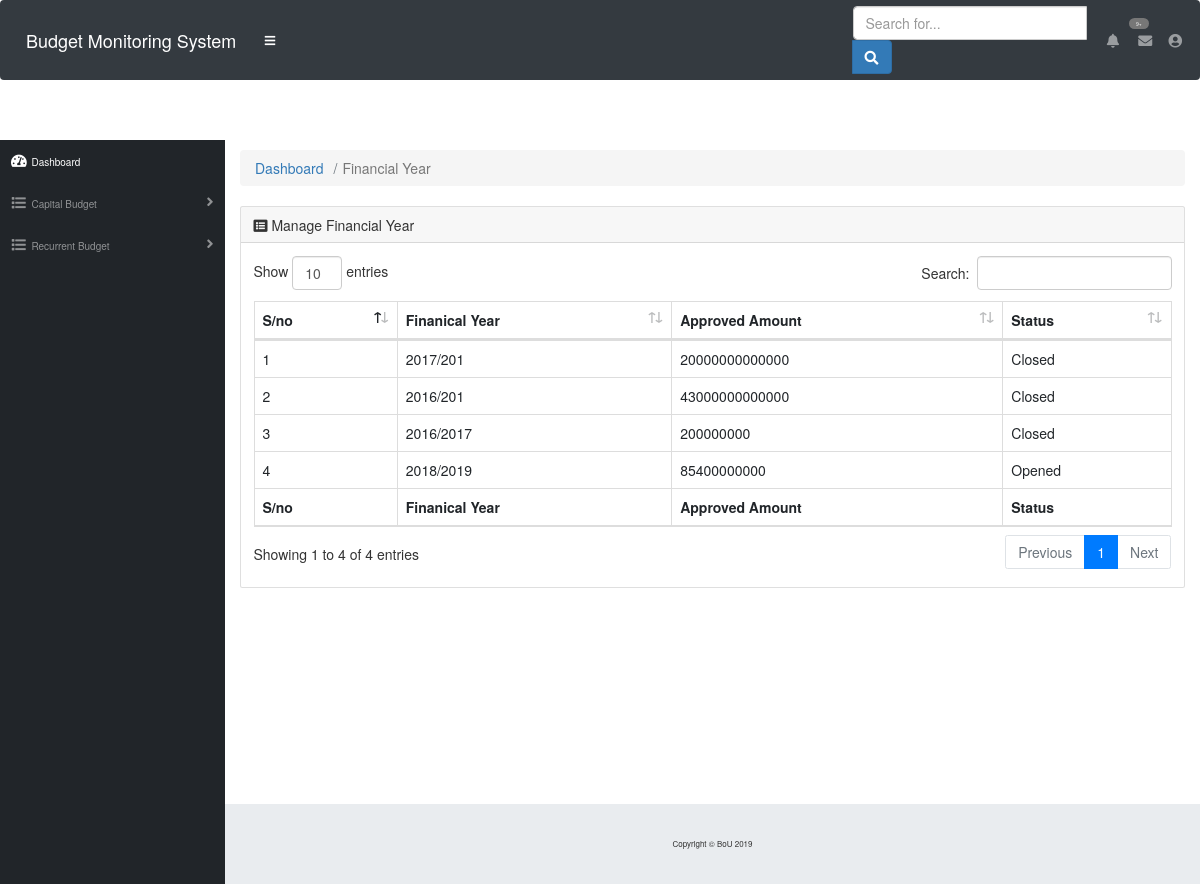
The page /BudgetViewer/manageFy.php on the database its author committed.
### tables this page shows
CREATE TABLE `financial_year` (
  `FY_id` int(11) NOT NULL,
  `FinancialYear` varchar(200) NOT NULL,
  `approvedAmount` varchar(200) NOT NULL,
  `Status` varchar(200) NOT NULL,
  `createdDate` timestamp NOT NULL DEFAULT CURRENT_TIMESTAMP
);

### BudgetViewer/manageFy.php (the view, shortened to what this page needs)
 <?php
 include('include/mainheader.php');
 include('include/config.php');
?>
<div id="content-wrapper">
      <div class="container-fluid">
        <ol class="breadcrumb">
          <li class="breadcrumb-item">
            <a href="dashboard.php">Dashboard</a>
          </li>
          <li class="breadcrumb-item active">Financial Year</li>
        </ol>
        <div class="card mb-3">
          <div class="card-header">
            <i class="fas fa-list-alt"></i>
            Manage Financial Year</div>
          <div class="card-body">
            <div class="table-responsive">
              <table class="table table-bordered" id="dataTable" width="100%" cellspacing="0">
                <thead>
                  <tr>
                    <th>S/no</th>
                    <th>Finanical Year </th>
                    <th>Approved Amount</th>
                    <th>Status</th>
                  </tr>
                </thead>
                <tfoot>
                  <tr>
                    <th>S/no</th>
                    <th>Finanical Year </th>
                    <th>Approved Amount</th>
                    <th>Status</th>
                  </tr>
                </tfoot>
                <?php
                 $fetch = "select * from  financial_year";
                $query=$db->query($fetch);
                while ($row =$query->fetch_assoc()) {
                  echo
                  "
                  <tr>
                  <td>".$row['FY_id']."</td>
                  <td>".$row['FinancialYear']."</td>
                  <td>".$row['approvedAmount']."</td>
                  <td>".$row['Status']."</td>
                  </tr>
                  ";
                }
?>
              </table>
            </div>
          </div>
      </div>
      <footer class="sticky-footer">
        <div class="container my-auto">
          <div class="copyright text-center my-auto">
            <span>Copyright © BoU 2019</span>
          </div>
        </div>
      </footer>
    </div>
  </div>

### rows shown on the page
financial_year: FY_id "1", FinancialYear "2017/201", approvedAmount "20000000000000", Status "Closed"
financial_year: FY_id "2", FinancialYear "2016/201", approvedAmount "43000000000000", Status "Closed"
financial_year: FY_id "3", FinancialYear "2016/2017", approvedAmount "200000000", Status "Closed"
financial_year: FY_id "4", FinancialYear "2018/2019", approvedAmount "85400000000", Status "Opened"
